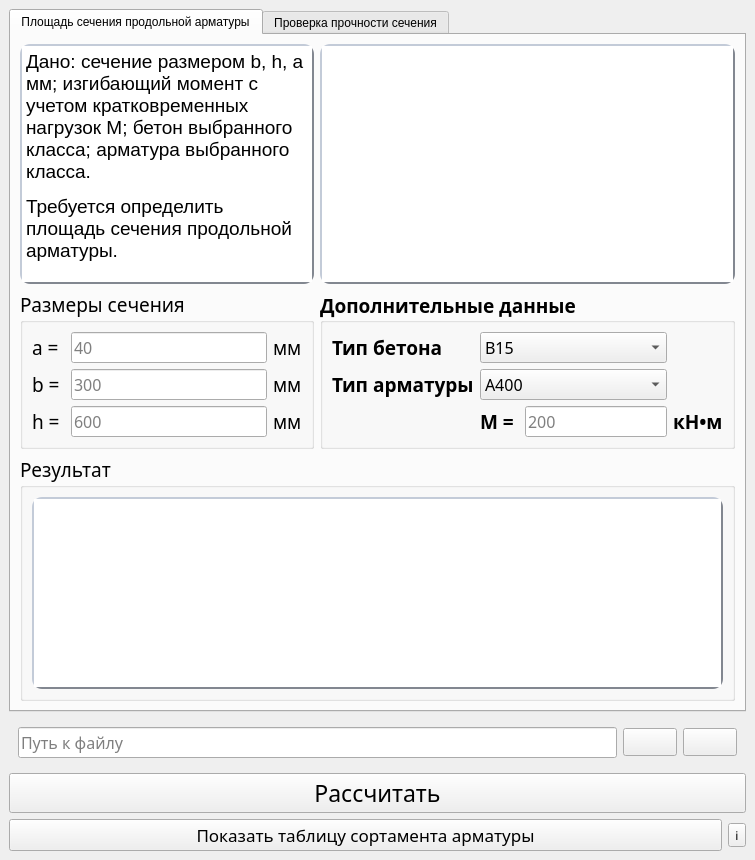
<?xml version="1.0" encoding="UTF-8"?>
<ui version="4.0">
 <class>MainWindow</class>
 <widget class="QMainWindow" name="MainWindow">
  <property name="windowModality">
   <enum>Qt::NonModal</enum>
  </property>
  <property name="geometry">
   <rect>
    <x>0</x>
    <y>0</y>
    <width>755</width>
    <height>860</height>
   </rect>
  </property>
  <property name="sizePolicy">
   <sizepolicy hsizetype="Expanding" vsizetype="Expanding">
    <horstretch>0</horstretch>
    <verstretch>0</verstretch>
   </sizepolicy>
  </property>
  <property name="minimumSize">
   <size>
    <width>755</width>
    <height>860</height>
   </size>
  </property>
  <property name="font">
   <font>
    <stylestrategy>PreferDefault</stylestrategy>
   </font>
  </property>
  <property name="cursor">
   <cursorShape>ArrowCursor</cursorShape>
  </property>
  <property name="mouseTracking">
   <bool>false</bool>
  </property>
  <property name="windowTitle">
   <string>Калькулятор арматуры</string>
  </property>
  <property name="windowOpacity">
   <double>1.000000000000000</double>
  </property>
  <property name="layoutDirection">
   <enum>Qt::LeftToRight</enum>
  </property>
  <property name="autoFillBackground">
   <bool>false</bool>
  </property>
  <property name="styleSheet">
   <string notr="true"/>
  </property>
  <property name="inputMethodHints">
   <set>Qt::ImhNone</set>
  </property>
  <widget class="QWidget" name="centralwidget">
   <layout class="QGridLayout" name="gridLayout_2">
    <item row="6" column="0">
     <widget class="QPushButton" name="btn_showTable">
      <property name="font">
       <font>
        <family>Circe Bold</family>
        <pointsize>13</pointsize>
       </font>
      </property>
      <property name="text">
       <string>Показать таблицу сортамента арматуры</string>
      </property>
     </widget>
    </item>
    <item row="6" column="1">
     <widget class="QToolButton" name="infoButton">
      <property name="text">
       <string>ℹ️</string>
      </property>
     </widget>
    </item>
    <item row="5" column="0" colspan="2">
     <widget class="QPushButton" name="pushButton">
      <property name="font">
       <font>
        <family>Circe Bold</family>
        <pointsize>17</pointsize>
        <stylestrategy>PreferDefault</stylestrategy>
       </font>
      </property>
      <property name="text">
       <string>Рассчитать</string>
      </property>
     </widget>
    </item>
    <item row="1" column="0" colspan="2">
     <widget class="QTabWidget" name="tabWidget">
      <property name="styleSheet">
       <string notr="true"/>
      </property>
      <property name="currentIndex">
       <number>0</number>
      </property>
      <widget class="QWidget" name="tab_1">
       <property name="styleSheet">
        <string notr="true"/>
       </property>
       <attribute name="title">
        <string>Площадь сечения продольной арматуры</string>
       </attribute>
       <layout class="QGridLayout" name="gridLayout_9">
        <item row="1" column="1">
         <widget class="QGraphicsView" name="graphicsView_2">
          <property name="styleSheet">
           <string notr="true">    border-style: outset;
    border-width: 2px;
    border-radius: 10px;
    border-color: #828790;</string>
          </property>
         </widget>
        </item>
        <item row="2" column="0">
         <widget class="QGroupBox" name="sizes">
          <property name="font">
           <font>
            <family>Circe ExtraBold</family>
            <pointsize>14</pointsize>
           </font>
          </property>
          <property name="title">
           <string>Размеры сечения</string>
          </property>
          <layout class="QGridLayout" name="gridLayout">
           <item row="1" column="1">
            <widget class="QLineEdit" name="b_field">
             <property name="font">
              <font>
               <family>Circe</family>
               <pointsize>12</pointsize>
              </font>
             </property>
             <property name="text">
              <string/>
             </property>
             <property name="placeholderText">
              <string>300</string>
             </property>
            </widget>
           </item>
           <item row="0" column="2">
            <widget class="QLabel" name="label_3">
             <property name="font">
              <font>
               <family>Circe Bold</family>
               <pointsize>14</pointsize>
               <stylestrategy>PreferDefault</stylestrategy>
              </font>
             </property>
             <property name="text">
              <string>мм</string>
             </property>
            </widget>
           </item>
           <item row="2" column="0">
            <widget class="QLabel" name="label_7">
             <property name="font">
              <font>
               <family>Circe Bold</family>
               <pointsize>14</pointsize>
               <stylestrategy>PreferDefault</stylestrategy>
              </font>
             </property>
             <property name="text">
              <string>h = </string>
             </property>
            </widget>
           </item>
           <item row="0" column="1">
            <widget class="QLineEdit" name="a_field">
             <property name="font">
              <font>
               <family>Circe</family>
               <pointsize>12</pointsize>
              </font>
             </property>
             <property name="text">
              <string/>
             </property>
             <property name="echoMode">
              <enum>QLineEdit::Normal</enum>
             </property>
             <property name="placeholderText">
              <string>40</string>
             </property>
            </widget>
           </item>
           <item row="1" column="0">
            <widget class="QLabel" name="label_5">
             <property name="font">
              <font>
               <family>Circe Bold</family>
               <pointsize>14</pointsize>
               <stylestrategy>PreferDefault</stylestrategy>
              </font>
             </property>
             <property name="text">
              <string>b = </string>
             </property>
            </widget>
           </item>
           <item row="0" column="0">
            <widget class="QLabel" name="label_2">
             <property name="font">
              <font>
               <family>Circe Bold</family>
               <pointsize>14</pointsize>
               <stylestrategy>PreferDefault</stylestrategy>
              </font>
             </property>
             <property name="text">
              <string>a = </string>
             </property>
             <property name="alignment">
              <set>Qt::AlignLeading|Qt::AlignLeft|Qt::AlignVCenter</set>
             </property>
            </widget>
           </item>
           <item row="2" column="2">
            <widget class="QLabel" name="label_6">
             <property name="font">
              <font>
               <family>Circe Bold</family>
               <pointsize>14</pointsize>
               <stylestrategy>PreferDefault</stylestrategy>
              </font>
             </property>
             <property name="text">
              <string>мм</string>
             </property>
            </widget>
           </item>
           <item row="1" column="2">
            <widget class="QLabel" name="label_4">
             <property name="font">
              <font>
               <family>Circe Bold</family>
               <pointsize>14</pointsize>
               <stylestrategy>PreferDefault</stylestrategy>
              </font>
             </property>
             <property name="text">
              <string>мм</string>
             </property>
            </widget>
           </item>
           <item row="2" column="1">
            <widget class="QLineEdit" name="h_field">
             <property name="font">
              <font>
               <family>Circe</family>
               <pointsize>12</pointsize>
              </font>
             </property>
             <property name="text">
              <string/>
             </property>
             <property name="placeholderText">
              <string>600</string>
             </property>
            </widget>
           </item>
          </layout>
         </widget>
        </item>
        <item row="3" column="0" colspan="2">
         <widget class="QGroupBox" name="sizes_2">
          <property name="font">
           <font>
            <family>Circe ExtraBold</family>
            <pointsize>14</pointsize>
           </font>
          </property>
          <property name="title">
           <string>Результат</string>
          </property>
          <layout class="QGridLayout" name="gridLayout_8">
           <item row="0" column="0">
            <widget class="QTextBrowser" name="answer_text">
             <property name="minimumSize">
              <size>
               <width>0</width>
               <height>113</height>
              </size>
             </property>
             <property name="styleSheet">
              <string notr="true">    border-style: outset;
    border-width: 2px;
    border-radius: 10px;
    border-color: #828790;</string>
             </property>
             <property name="html">
              <string>&lt;!DOCTYPE HTML PUBLIC &quot;-//W3C//DTD HTML 4.0//EN&quot; &quot;http://www.w3.org/TR/REC-html40/strict.dtd&quot;&gt;
&lt;html&gt;&lt;head&gt;&lt;meta name=&quot;qrichtext&quot; content=&quot;1&quot; /&gt;&lt;style type=&quot;text/css&quot;&gt;
p, li { white-space: pre-wrap; }
&lt;/style&gt;&lt;/head&gt;&lt;body style=&quot; font-family:'Circe ExtraBold'; font-size:14pt; font-weight:400; font-style:normal;&quot;&gt;
&lt;p style=&quot;-qt-paragraph-type:empty; margin-top:0px; margin-bottom:0px; margin-left:0px; margin-right:0px; -qt-block-indent:0; text-indent:0px; font-family:'MS Shell Dlg 2'; font-size:8.25pt;&quot;&gt;&lt;br /&gt;&lt;/p&gt;&lt;/body&gt;&lt;/html&gt;</string>
             </property>
            </widget>
           </item>
          </layout>
         </widget>
        </item>
        <item row="2" column="1">
         <widget class="QGroupBox" name="additional_data">
          <property name="font">
           <font>
            <family>Circe ExtraBold</family>
            <pointsize>14</pointsize>
            <weight>75</weight>
            <bold>true</bold>
           </font>
          </property>
          <property name="title">
           <string>Дополнительные данные</string>
          </property>
          <property name="alignment">
           <set>Qt::AlignLeading|Qt::AlignLeft|Qt::AlignVCenter</set>
          </property>
          <layout class="QGridLayout" name="gridLayout_4">
           <item row="0" column="0">
            <widget class="QLabel" name="label_37">
             <property name="font">
              <font>
               <family>Circe Bold</family>
               <pointsize>14</pointsize>
               <weight>75</weight>
               <bold>true</bold>
               <stylestrategy>PreferDefault</stylestrategy>
              </font>
             </property>
             <property name="text">
              <string>Тип бетона</string>
             </property>
            </widget>
           </item>
           <item row="0" column="1" colspan="2">
            <widget class="QComboBox" name="concrete_type">
             <property name="font">
              <font>
               <family>Circe</family>
               <pointsize>12</pointsize>
               <weight>50</weight>
               <bold>false</bold>
              </font>
             </property>
             <property name="currentText">
              <string>B15</string>
             </property>
             <property name="currentIndex">
              <number>2</number>
             </property>
             <item>
              <property name="text">
               <string>B5</string>
              </property>
             </item>
             <item>
              <property name="text">
               <string>B10</string>
              </property>
             </item>
             <item>
              <property name="text">
               <string>B15</string>
              </property>
             </item>
             <item>
              <property name="text">
               <string>B20</string>
              </property>
             </item>
             <item>
              <property name="text">
               <string>B25</string>
              </property>
             </item>
             <item>
              <property name="text">
               <string>B30</string>
              </property>
             </item>
             <item>
              <property name="text">
               <string>B35</string>
              </property>
             </item>
             <item>
              <property name="text">
               <string>B40</string>
              </property>
             </item>
             <item>
              <property name="text">
               <string>B45</string>
              </property>
             </item>
             <item>
              <property name="text">
               <string>B50</string>
              </property>
             </item>
             <item>
              <property name="text">
               <string>B55</string>
              </property>
             </item>
             <item>
              <property name="text">
               <string>B60</string>
              </property>
             </item>
            </widget>
           </item>
           <item row="1" column="0">
            <widget class="QLabel" name="label_38">
             <property name="font">
              <font>
               <family>Circe Bold</family>
               <pointsize>14</pointsize>
               <weight>75</weight>
               <bold>true</bold>
               <stylestrategy>PreferDefault</stylestrategy>
              </font>
             </property>
             <property name="text">
              <string>Тип арматуры</string>
             </property>
            </widget>
           </item>
           <item row="1" column="1" colspan="2">
            <widget class="QComboBox" name="armature_type">
             <property name="font">
              <font>
               <family>Circe</family>
               <pointsize>12</pointsize>
               <weight>50</weight>
               <bold>false</bold>
              </font>
             </property>
             <property name="currentText">
              <string>A400</string>
             </property>
             <property name="currentIndex">
              <number>2</number>
             </property>
             <item>
              <property name="text">
               <string>A240</string>
              </property>
             </item>
             <item>
              <property name="text">
               <string>A300</string>
              </property>
             </item>
             <item>
              <property name="text">
               <string>A400</string>
              </property>
             </item>
             <item>
              <property name="text">
               <string>A500</string>
              </property>
             </item>
            </widget>
           </item>
           <item row="2" column="1">
            <widget class="QLabel" name="label_39">
             <property name="font">
              <font>
               <family>Circe Bold</family>
               <pointsize>14</pointsize>
               <weight>75</weight>
               <bold>true</bold>
               <stylestrategy>PreferDefault</stylestrategy>
              </font>
             </property>
             <property name="text">
              <string>M = </string>
             </property>
             <property name="alignment">
              <set>Qt::AlignLeading|Qt::AlignLeft|Qt::AlignVCenter</set>
             </property>
            </widget>
           </item>
           <item row="2" column="2">
            <widget class="QLineEdit" name="M_field">
             <property name="font">
              <font>
               <family>Circe</family>
               <pointsize>12</pointsize>
               <weight>50</weight>
               <bold>false</bold>
              </font>
             </property>
             <property name="text">
              <string/>
             </property>
             <property name="placeholderText">
              <string>200</string>
             </property>
            </widget>
           </item>
           <item row="2" column="3">
            <widget class="QLabel" name="label_40">
             <property name="font">
              <font>
               <family>Circe Bold</family>
               <pointsize>14</pointsize>
               <weight>75</weight>
               <bold>true</bold>
               <stylestrategy>PreferDefault</stylestrategy>
              </font>
             </property>
             <property name="text">
              <string>кН•м</string>
             </property>
            </widget>
           </item>
          </layout>
         </widget>
        </item>
        <item row="1" column="0">
         <widget class="QTextBrowser" name="task_text">
          <property name="styleSheet">
           <string notr="true">    border-style: outset;
    border-width: 2px;
    border-radius: 10px;
    border-color: #828790;</string>
          </property>
          <property name="html">
           <string>&lt;!DOCTYPE HTML PUBLIC &quot;-//W3C//DTD HTML 4.0//EN&quot; &quot;http://www.w3.org/TR/REC-html40/strict.dtd&quot;&gt;
&lt;html&gt;&lt;head&gt;&lt;meta name=&quot;qrichtext&quot; content=&quot;1&quot; /&gt;&lt;style type=&quot;text/css&quot;&gt;
p, li { white-space: pre-wrap; }
&lt;/style&gt;&lt;/head&gt;&lt;body style=&quot; font-family:'MS Shell Dlg 2'; font-size:8.25pt; font-weight:400; font-style:normal;&quot;&gt;
&lt;p style=&quot; margin-top:12px; margin-bottom:12px; margin-left:0px; margin-right:0px; -qt-block-indent:0; text-indent:0px;&quot;&gt;&lt;span style=&quot; font-family:'Circe'; font-size:14pt;&quot;&gt;Дано: сечение размером b, h, a мм; изгибающий момент с учетом кратковременных нагрузок M; бетон выбранного класса; арматура выбранного класса.&lt;/span&gt;&lt;/p&gt;
&lt;p style=&quot; margin-top:12px; margin-bottom:12px; margin-left:0px; margin-right:0px; -qt-block-indent:0; text-indent:0px;&quot;&gt;&lt;span style=&quot; font-family:'Circe'; font-size:14pt;&quot;&gt;Требуется определить площадь сечения продольной арматуры.&lt;/span&gt;&lt;/p&gt;&lt;/body&gt;&lt;/html&gt;</string>
          </property>
         </widget>
        </item>
       </layout>
       <zorder>graphicsView_2</zorder>
       <zorder>task_text</zorder>
       <zorder>sizes</zorder>
       <zorder>additional_data</zorder>
       <zorder>sizes_2</zorder>
      </widget>
      <widget class="QWidget" name="tab_2">
       <attribute name="title">
        <string>Проверка прочности сечения</string>
       </attribute>
       <layout class="QGridLayout" name="gridLayout_12">
        <item row="0" column="0" colspan="2">
         <widget class="QTextBrowser" name="task_text_2">
          <property name="styleSheet">
           <string notr="true">    border-style: outset;
    border-width: 2px;
    border-radius: 10px;
    border-color: #828790;</string>
          </property>
          <property name="html">
           <string>&lt;!DOCTYPE HTML PUBLIC &quot;-//W3C//DTD HTML 4.0//EN&quot; &quot;http://www.w3.org/TR/REC-html40/strict.dtd&quot;&gt;
&lt;html&gt;&lt;head&gt;&lt;meta name=&quot;qrichtext&quot; content=&quot;1&quot; /&gt;&lt;style type=&quot;text/css&quot;&gt;
p, li { white-space: pre-wrap; }
&lt;/style&gt;&lt;/head&gt;&lt;body style=&quot; font-family:'MS Shell Dlg 2'; font-size:8.25pt; font-weight:400; font-style:normal;&quot;&gt;
&lt;p style=&quot; margin-top:12px; margin-bottom:12px; margin-left:0px; margin-right:0px; -qt-block-indent:0; text-indent:0px;&quot;&gt;&lt;span style=&quot; font-family:'Circe'; font-size:14pt;&quot;&gt;Дано: сечение размерами b, h, a мм; растянутая арматура заданного класса; площадь ее сечения A&lt;/span&gt;&lt;span style=&quot; font-family:'Circe'; font-size:14pt; vertical-align:sub;&quot;&gt;s&lt;/span&gt;&lt;span style=&quot; font-family:'Circe'; font-size:14pt;&quot;&gt;; бетон заданного класса; изгибающий момент M.&lt;/span&gt;&lt;/p&gt;
&lt;p style=&quot; margin-top:12px; margin-bottom:12px; margin-left:0px; margin-right:0px; -qt-block-indent:0; text-indent:0px;&quot;&gt;&lt;span style=&quot; font-family:'Circe'; font-size:14pt;&quot;&gt;Требуется проверить прочность сечения.&lt;/span&gt;&lt;/p&gt;&lt;/body&gt;&lt;/html&gt;</string>
          </property>
         </widget>
        </item>
        <item row="1" column="0">
         <widget class="QGroupBox" name="sizes_3">
          <property name="font">
           <font>
            <family>Circe ExtraBold</family>
            <pointsize>14</pointsize>
           </font>
          </property>
          <property name="title">
           <string>Размеры сечения</string>
          </property>
          <layout class="QGridLayout" name="gridLayout_3">
           <item row="1" column="1">
            <widget class="QLineEdit" name="b_field_2">
             <property name="font">
              <font>
               <family>Circe</family>
               <pointsize>12</pointsize>
              </font>
             </property>
             <property name="text">
              <string/>
             </property>
             <property name="placeholderText">
              <string>300</string>
             </property>
            </widget>
           </item>
           <item row="0" column="2">
            <widget class="QLabel" name="label_8">
             <property name="font">
              <font>
               <family>Circe Bold</family>
               <pointsize>14</pointsize>
               <stylestrategy>PreferDefault</stylestrategy>
              </font>
             </property>
             <property name="text">
              <string>мм</string>
             </property>
            </widget>
           </item>
           <item row="2" column="0">
            <widget class="QLabel" name="label_35">
             <property name="font">
              <font>
               <family>Circe Bold</family>
               <pointsize>14</pointsize>
               <stylestrategy>PreferDefault</stylestrategy>
              </font>
             </property>
             <property name="text">
              <string>h = </string>
             </property>
            </widget>
           </item>
           <item row="0" column="1">
            <widget class="QLineEdit" name="a_field_2">
             <property name="font">
              <font>
               <family>Circe</family>
               <pointsize>12</pointsize>
              </font>
             </property>
             <property name="text">
              <string/>
             </property>
             <property name="echoMode">
              <enum>QLineEdit::Normal</enum>
             </property>
             <property name="placeholderText">
              <string>40</string>
             </property>
            </widget>
           </item>
           <item row="1" column="0">
            <widget class="QLabel" name="label_36">
             <property name="font">
              <font>
               <family>Circe Bold</family>
               <pointsize>14</pointsize>
               <stylestrategy>PreferDefault</stylestrategy>
              </font>
             </property>
             <property name="text">
              <string>b = </string>
             </property>
            </widget>
           </item>
           <item row="0" column="0">
            <widget class="QLabel" name="label_41">
             <property name="font">
              <font>
               <family>Circe Bold</family>
               <pointsize>14</pointsize>
               <stylestrategy>PreferDefault</stylestrategy>
              </font>
             </property>
             <property name="text">
              <string>a = </string>
             </property>
             <property name="alignment">
              <set>Qt::AlignLeading|Qt::AlignLeft|Qt::AlignVCenter</set>
             </property>
            </widget>
           </item>
           <item row="2" column="2">
            <widget class="QLabel" name="label_42">
             <property name="font">
              <font>
               <family>Circe Bold</family>
               <pointsize>14</pointsize>
               <stylestrategy>PreferDefault</stylestrategy>
              </font>
             </property>
             <property name="text">
              <string>мм</string>
             </property>
            </widget>
           </item>
           <item row="1" column="2">
            <widget class="QLabel" name="label_43">
             <property name="font">
              <font>
               <family>Circe Bold</family>
               <pointsize>14</pointsize>
               <stylestrategy>PreferDefault</stylestrategy>
              </font>
             </property>
             <property name="text">
              <string>мм</string>
             </property>
            </widget>
           </item>
           <item row="2" column="1">
            <widget class="QLineEdit" name="h_field_2">
             <property name="font">
              <font>
               <family>Circe</family>
               <pointsize>12</pointsize>
              </font>
             </property>
             <property name="text">
              <string/>
             </property>
             <property name="placeholderText">
              <string>600</string>
             </property>
            </widget>
           </item>
          </layout>
         </widget>
        </item>
        <item row="1" column="1">
         <widget class="QGroupBox" name="additional_data_2">
          <property name="font">
           <font>
            <family>Circe ExtraBold</family>
            <pointsize>14</pointsize>
            <weight>75</weight>
            <bold>true</bold>
           </font>
          </property>
          <property name="title">
           <string>Дополнительные данные</string>
          </property>
          <property name="alignment">
           <set>Qt::AlignLeading|Qt::AlignLeft|Qt::AlignVCenter</set>
          </property>
          <layout class="QGridLayout" name="gridLayout_11">
           <item row="4" column="2">
            <widget class="QLineEdit" name="As_field">
             <property name="font">
              <font>
               <family>Circe</family>
               <pointsize>12</pointsize>
               <weight>50</weight>
               <bold>false</bold>
              </font>
             </property>
             <property name="text">
              <string/>
             </property>
             <property name="placeholderText">
              <string>2945</string>
             </property>
            </widget>
           </item>
           <item row="0" column="0">
            <widget class="QLabel" name="label_44">
             <property name="font">
              <font>
               <family>Circe Bold</family>
               <pointsize>14</pointsize>
               <weight>75</weight>
               <bold>true</bold>
               <stylestrategy>PreferDefault</stylestrategy>
              </font>
             </property>
             <property name="text">
              <string>Тип бетона</string>
             </property>
            </widget>
           </item>
           <item row="2" column="1">
            <widget class="QLabel" name="label_46">
             <property name="font">
              <font>
               <family>Circe Bold</family>
               <pointsize>14</pointsize>
               <weight>75</weight>
               <bold>true</bold>
               <stylestrategy>PreferDefault</stylestrategy>
              </font>
             </property>
             <property name="text">
              <string>M = </string>
             </property>
             <property name="alignment">
              <set>Qt::AlignLeading|Qt::AlignLeft|Qt::AlignVCenter</set>
             </property>
            </widget>
           </item>
           <item row="2" column="2">
            <widget class="QLineEdit" name="M_field_2">
             <property name="font">
              <font>
               <family>Circe</family>
               <pointsize>12</pointsize>
               <weight>50</weight>
               <bold>false</bold>
              </font>
             </property>
             <property name="text">
              <string/>
             </property>
             <property name="placeholderText">
              <string>550</string>
             </property>
            </widget>
           </item>
           <item row="2" column="3">
            <widget class="QLabel" name="label_47">
             <property name="font">
              <font>
               <family>Circe Bold</family>
               <pointsize>14</pointsize>
               <weight>75</weight>
               <bold>true</bold>
               <stylestrategy>PreferDefault</stylestrategy>
              </font>
             </property>
             <property name="text">
              <string>кН•м</string>
             </property>
            </widget>
           </item>
           <item row="0" column="1" colspan="2">
            <widget class="QComboBox" name="concrete_type_2">
             <property name="font">
              <font>
               <family>Circe</family>
               <pointsize>12</pointsize>
               <weight>50</weight>
               <bold>false</bold>
              </font>
             </property>
             <property name="currentText">
              <string>B25</string>
             </property>
             <property name="currentIndex">
              <number>4</number>
             </property>
             <item>
              <property name="text">
               <string>B5</string>
              </property>
             </item>
             <item>
              <property name="text">
               <string>B10</string>
              </property>
             </item>
             <item>
              <property name="text">
               <string>B15</string>
              </property>
             </item>
             <item>
              <property name="text">
               <string>B20</string>
              </property>
             </item>
             <item>
              <property name="text">
               <string>B25</string>
              </property>
             </item>
             <item>
              <property name="text">
               <string>B30</string>
              </property>
             </item>
             <item>
              <property name="text">
               <string>B35</string>
              </property>
             </item>
             <item>
              <property name="text">
               <string>B40</string>
              </property>
             </item>
             <item>
              <property name="text">
               <string>B45</string>
              </property>
             </item>
             <item>
              <property name="text">
               <string>B50</string>
              </property>
             </item>
             <item>
              <property name="text">
               <string>B55</string>
              </property>
             </item>
             <item>
              <property name="text">
               <string>B60</string>
              </property>
             </item>
            </widget>
           </item>
           <item row="1" column="0">
            <widget class="QLabel" name="label_45">
             <property name="font">
              <font>
               <family>Circe Bold</family>
               <pointsize>14</pointsize>
               <weight>75</weight>
               <bold>true</bold>
               <stylestrategy>PreferDefault</stylestrategy>
              </font>
             </property>
             <property name="text">
              <string>Тип арматуры</string>
             </property>
            </widget>
           </item>
           <item row="1" column="1" colspan="2">
            <widget class="QComboBox" name="armature_type_2">
             <property name="font">
              <font>
               <family>Circe</family>
               <pointsize>12</pointsize>
               <weight>50</weight>
               <bold>false</bold>
              </font>
             </property>
             <property name="currentText">
              <string>A400</string>
             </property>
             <property name="currentIndex">
              <number>2</number>
             </property>
             <item>
              <property name="text">
               <string>A240</string>
              </property>
             </item>
             <item>
              <property name="text">
               <string>A300</string>
              </property>
             </item>
             <item>
              <property name="text">
               <string>A400</string>
              </property>
             </item>
             <item>
              <property name="text">
               <string>A500</string>
              </property>
             </item>
            </widget>
           </item>
           <item row="4" column="3">
            <widget class="QLabel" name="label_48">
             <property name="font">
              <font>
               <family>Circe Bold</family>
               <pointsize>14</pointsize>
               <weight>75</weight>
               <bold>true</bold>
               <stylestrategy>PreferDefault</stylestrategy>
              </font>
             </property>
             <property name="text">
              <string>мм²</string>
             </property>
            </widget>
           </item>
           <item row="4" column="1">
            <widget class="QLabel" name="label_49">
             <property name="font">
              <font>
               <family>Circe Bold</family>
               <pointsize>14</pointsize>
               <weight>75</weight>
               <bold>true</bold>
               <stylestrategy>PreferDefault</stylestrategy>
              </font>
             </property>
             <property name="text">
              <string>As = </string>
             </property>
             <property name="alignment">
              <set>Qt::AlignLeading|Qt::AlignLeft|Qt::AlignVCenter</set>
             </property>
            </widget>
           </item>
          </layout>
         </widget>
        </item>
        <item row="2" column="0" colspan="2">
         <widget class="QGroupBox" name="sizes_4">
          <property name="font">
           <font>
            <family>Circe ExtraBold</family>
            <pointsize>14</pointsize>
           </font>
          </property>
          <property name="title">
           <string>Результат</string>
          </property>
          <layout class="QGridLayout" name="gridLayout_10">
           <item row="0" column="0">
            <widget class="QTextBrowser" name="answer_text_2">
             <property name="minimumSize">
              <size>
               <width>0</width>
               <height>113</height>
              </size>
             </property>
             <property name="styleSheet">
              <string notr="true">    border-style: outset;
    border-width: 2px;
    border-radius: 10px;
    border-color: #828790;</string>
             </property>
             <property name="html">
              <string>&lt;!DOCTYPE HTML PUBLIC &quot;-//W3C//DTD HTML 4.0//EN&quot; &quot;http://www.w3.org/TR/REC-html40/strict.dtd&quot;&gt;
&lt;html&gt;&lt;head&gt;&lt;meta name=&quot;qrichtext&quot; content=&quot;1&quot; /&gt;&lt;style type=&quot;text/css&quot;&gt;
p, li { white-space: pre-wrap; }
&lt;/style&gt;&lt;/head&gt;&lt;body style=&quot; font-family:'Circe ExtraBold'; font-size:14pt; font-weight:400; font-style:normal;&quot;&gt;
&lt;p style=&quot;-qt-paragraph-type:empty; margin-top:0px; margin-bottom:0px; margin-left:0px; margin-right:0px; -qt-block-indent:0; text-indent:0px; font-family:'MS Shell Dlg 2'; font-size:8.25pt;&quot;&gt;&lt;br /&gt;&lt;/p&gt;&lt;/body&gt;&lt;/html&gt;</string>
             </property>
            </widget>
           </item>
          </layout>
         </widget>
        </item>
       </layout>
      </widget>
     </widget>
    </item>
    <item row="3" column="0" colspan="2">
     <widget class="QWidget" name="horizontalWidget" native="true">
      <layout class="QHBoxLayout" name="horizontalLayout">
       <item>
        <widget class="QLineEdit" name="filename">
         <property name="font">
          <font>
           <family>Circe</family>
           <pointsize>12</pointsize>
          </font>
         </property>
         <property name="placeholderText">
          <string>Путь к файлу</string>
         </property>
        </widget>
       </item>
       <item>
        <widget class="QPushButton" name="load_button">
         <property name="font">
          <font>
           <pointsize>13</pointsize>
          </font>
         </property>
         <property name="styleSheet">
          <string notr="true"/>
         </property>
         <property name="text">
          <string/>
         </property>
        </widget>
       </item>
       <item>
        <widget class="QPushButton" name="save_button">
         <property name="font">
          <font>
           <pointsize>13</pointsize>
          </font>
         </property>
         <property name="text">
          <string/>
         </property>
        </widget>
       </item>
      </layout>
     </widget>
    </item>
   </layout>
  </widget>
 </widget>
 <resources/>
 <connections/>
</ui>
